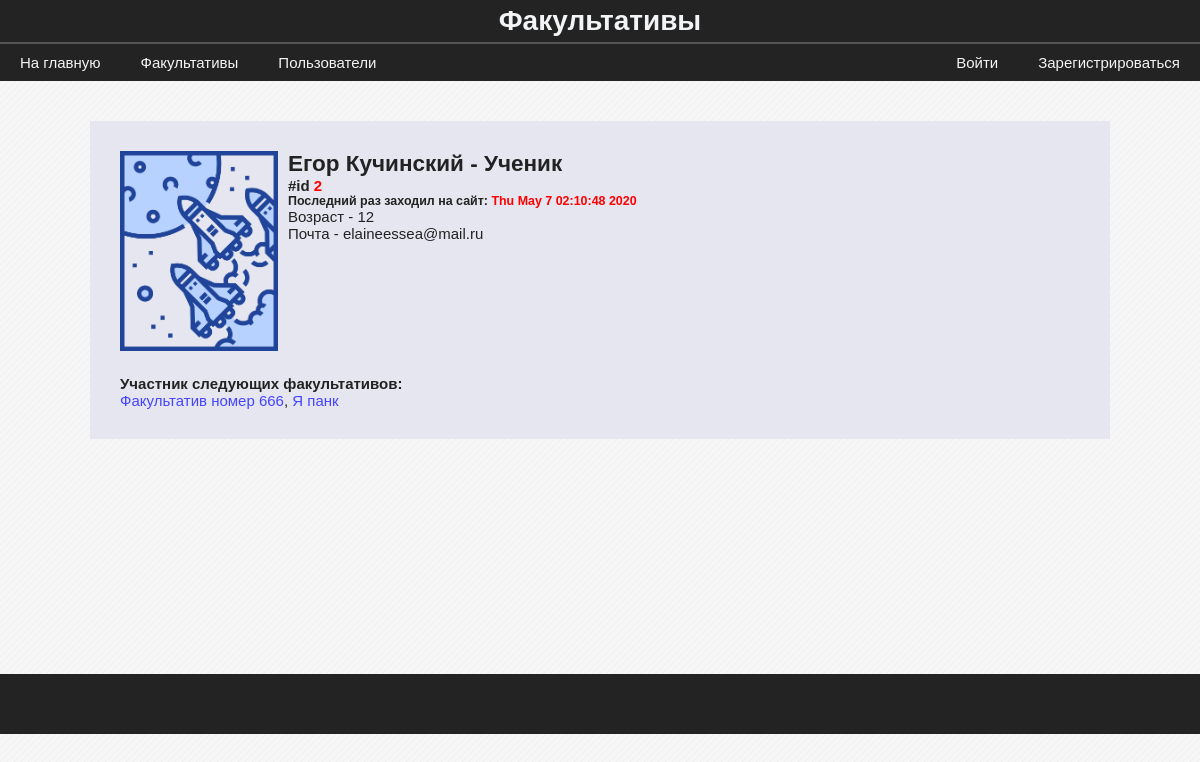
/user/2, run on an earlier commit of the app's database.
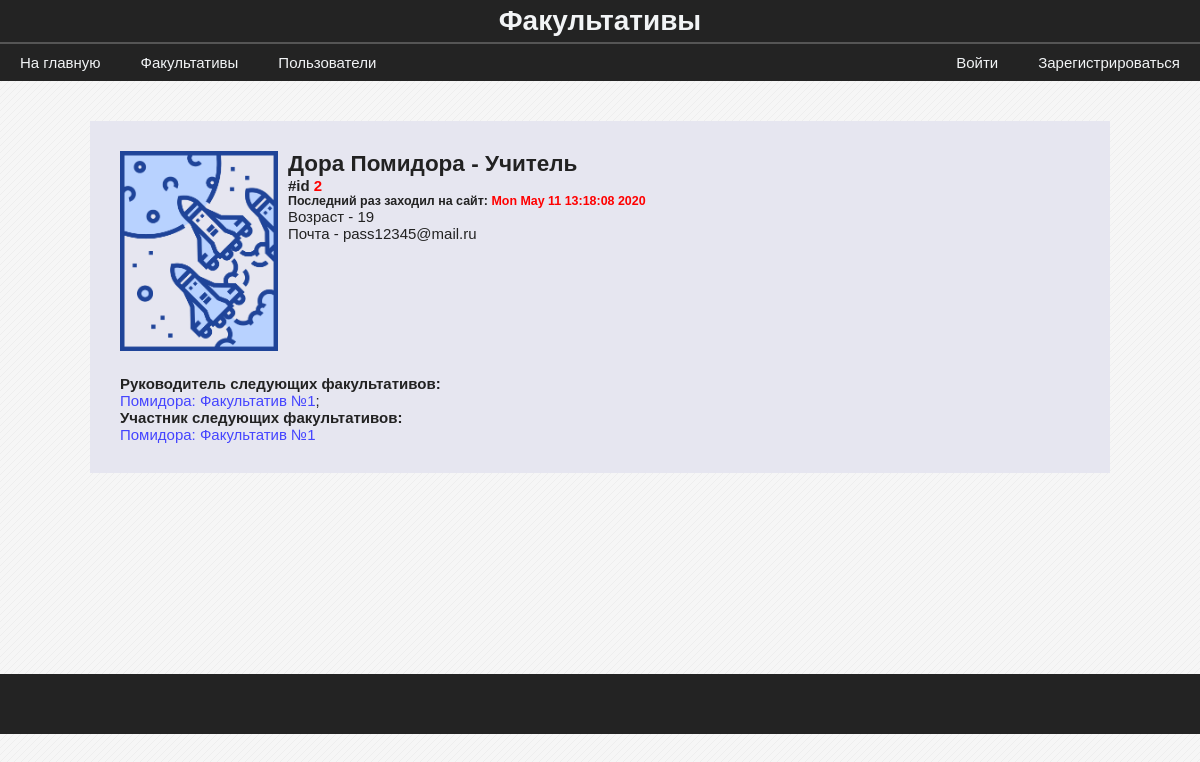
And on a later commit of the database.
### data/model_users.py (models this page shows, shortened)
class User(SqlAlchemyBase, UserMixin, SerializerMixin):
    __tablename__ = 'users'
    id = sqlalchemy.Column(sqlalchemy.Integer,
                           primary_key=True, autoincrement=True)
    surname = sqlalchemy.Column(sqlalchemy.String)
    name = sqlalchemy.Column(sqlalchemy.String)
    age = sqlalchemy.Column(sqlalchemy.Integer)
    email = sqlalchemy.Column(sqlalchemy.String)
    type = sqlalchemy.Column(sqlalchemy.Integer)
    last_time_in = sqlalchemy.Column(sqlalchemy.String,
                                     default=time.ctime)
    hashed_password = sqlalchemy.Column(sqlalchemy.String)
    photo = sqlalchemy.orm.relation("File", uselist=False)
    groups = sqlalchemy.orm.relation("Group",
                                     secondary="users_to_groups",
                                     backref="users")

### data/model_groups.py (models this page shows, shortened)
class Group(SqlAlchemyBase, SerializerMixin):
    __tablename__ = 'groups'
    id = sqlalchemy.Column(sqlalchemy.Integer,
                           primary_key=True,
                           autoincrement=True)
    name = sqlalchemy.Column(sqlalchemy.String)
    leader_id = sqlalchemy.Column(sqlalchemy.Integer,
                                  sqlalchemy.ForeignKey('users.id'))
    info = sqlalchemy.Column(sqlalchemy.String)
    users_num = sqlalchemy.Column(sqlalchemy.Integer, default=0)
    photo = sqlalchemy.orm.relation("File", uselist=False)
    tasks = sqlalchemy.orm.relation("Task", backref="group")

### blueprints/users.py (the view)
@blueprint.route('/user/<int:user_id>')
def user(user_id):
    session = db_session.create_session()
    user = session.query(User).get(user_id)
    if not user:
        abort(404)
    groups = user.groups
    return render_template('user.html', user=user, groups=groups, bool_userbox=(current_user.is_authenticated and (current_user.id == user_id or current_user.type <= 1)))

### data/db_session.py (called while the page is built)
def create_session() -> Session:
    global __factory
    return __factory()

### templates/user.html (shortened to what this page needs)
{% extends "base.html" %}
{% block content %}
    <div class="infolist">
        <div class='flexbox flex_c_nowr'>
            <div>
                <img src="/{{ user.photo.path if user.photo else 'static/images/none_image.png' }}" height="200px">
                <div class="flexbox flex_jcspacebetween_aicenter">
                    <h2>{{ user.name }} {{ user.surname }} - {{ 'Ученик ' if user.type == 3 }}
                        {{ 'Учитель' if user.type == 2 }}
                        {{ 'Администрация' if user.type == 1 }}</h2>
                </div>
                <h4>#id <span style='color: red'>{{ user.id }}</span></h4>
                <h5>Последний раз заходил на сайт: <span style='color: red'>{{ user.last_time_in }}</span></h5>
                <p>Возраст - {{ user.age }}</p>
                <p>Почта - {{ user.email }}</p>
            </div>
            <br>
            {% if user.type <= 2 %}
            <div>
                <h4>Руководитель следующих факультативов: </h4>
                {% for group in groups %}
                    {% if group.leader_id == user.id %}
                        <a href="/group/{{ group.id }}" class="link">{{ group.name }}</a>{{ '; '}}
                    {% endif %}
                {% endfor %}
            </div>
            {% endif %}
            <div>
                <h4>Участник следующих факультативов: </h4>
                {% for group in groups %}
                    <a href="/group/{{ group.id }}" class="link">{{ group.name }}</a>{{ ', ' if not loop.last }}
                {% endfor %}
            </div>
        </div>
    </div>
{% endblock %}

### templates/base.html (shortened to what this page needs)
<!DOCTYPE html>
<html lang="en">
<head>
    <link rel="stylesheet" href="/static/css/stylesheet.css">
</head>
<body>
    <header class="page-header">
        <h1>Факультативы</h1>
        <div class="flexbox flex_r_nowr flex_jcspacebetween_aicenter">
            <div class="flexbox">
                <a href="/">На главную</a>
                <a href="/groups">Факультативы</a>
                <a href="/users">Пользователи</a>
            </div>
            <div class="flexbox">
                {% if current_user.is_authenticated %}
                    {% if current_user.type == 0 %}
                        <img src="../static/images/admin1.png" alt="" class="page-header-icon">
                    {% elif current_user.type == 1 %}
                        <img src="../static/images/moder1.png" alt="" class="page-header-icon">
                    {% elif current_user.type == 2 %}
                        <img src="../static/images/teacher3.png" alt="" class="page-header-icon">
                    {% elif current_user.type == 3 %}
                        <img src="../static/images/student1.png" alt="" class="page-header-icon">
                    {% endif %}
                    <a href="/user/{{ current_user.id }}">Личный кабинет</a>
                {% else %}
                    <a href="/login">Войти</a>
                    <a href="/registration">Зарегистрироваться</a>
                {% endif %}
            </div>
        </div>
    </header>
    <main class="{{ 'flexbox flex_r_nowr' if bool_userbox }}">
        <div class="{{ 'main-content-userbox' if bool_userbox }}">
            {% block content %}{% endblock %}
        </div>
    </main>
    <footer class="page-footer"></footer>
</body>
</html>

### static/css/stylesheet.css (style rules this page uses)
body { background-color: #f6f6f6; font-family: "Calibri", sans-serif; font-size: 15px; }
* { margin: 0; padding: 0; }
main { color: #222222; min-height: 553px; }
a { text-decoration: none; }
.page-header { background-color: #232323; }
.page-header a { color: #f2f4f6; padding: 10px 20px; text-decoration: none; }
.page-header h1 { padding: 5px 0; border-bottom: 2px solid #555; color: #f2f4f6; font-size: 28px; text-align: center; }
.page-footer { background-color: #232323; color: #f2f4f6; height: 40px; padding: 10px; text-align: center; }
.link { color: #44f; }
.flexbox { display: flex; }
.flex_r_nowr { flex-flow: row nowrap; }
.flex_c_nowr { flex-flow: column nowrap; }
.flex_jcspacebetween_aicenter { justify-content: space-between; align-items: flex-end; }
.infolist { display: block; width: 80%; margin: 40px auto; background-color: rgb(230, 230, 240); padding: 30px; }
.infolist img { float: left; margin: 0px 10px 7px 0px }

What changed in the data, as far as the page shows it:
removed Group: name "Факультатив номер 666", last ",", shown under "Участник следующих факультативов:"
removed Group: name "Я панк", shown under "Участник следующих факультативов:"
changed User id 2: name "Егор" → "Дора"; surname "Кучинский" → "Помидора"; last_time_in "Thu May 7 02:10:48 2020" → "Mon May 11 13:18:08 2020"; age "12" → "19"; email "elaineessea@mail.ru" → "pass12345@mail.ru"; type "Ученик" → "Учитель"
added Group: name "Помидора: Факультатив №1", value ";"
Also different on the page:
text now shown: "Руководитель следующих факультативов:"
